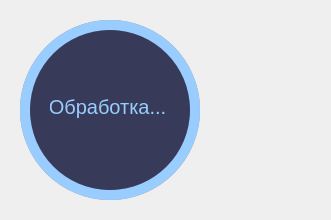
<?xml version="1.0" encoding="UTF-8"?>
<ui version="4.0">
 <class>SplashScreen</class>
 <widget class="QMainWindow" name="SplashScreen">
  <property name="geometry">
   <rect>
    <x>0</x>
    <y>0</y>
    <width>331</width>
    <height>220</height>
   </rect>
  </property>
  <property name="windowTitle">
   <string>MainWindow</string>
  </property>
  <widget class="QWidget" name="centralwidget">
   <widget class="QFrame" name="circularProgressBar">
    <property name="geometry">
     <rect>
      <x>10</x>
      <y>10</y>
      <width>200</width>
      <height>200</height>
     </rect>
    </property>
    <property name="font">
     <font/>
    </property>
    <property name="frameShape">
     <enum>QFrame::NoFrame</enum>
    </property>
    <property name="frameShadow">
     <enum>QFrame::Raised</enum>
    </property>
    <widget class="QFrame" name="circularProgress">
     <property name="geometry">
      <rect>
       <x>10</x>
       <y>10</y>
       <width>180</width>
       <height>180</height>
      </rect>
     </property>
     <property name="styleSheet">
      <string notr="true">QFrame {
	border-radius: 90px;
	background-color: rgb(153, 204, 255);
}</string>
     </property>
     <property name="frameShape">
      <enum>QFrame::NoFrame</enum>
     </property>
     <property name="frameShadow">
      <enum>QFrame::Raised</enum>
     </property>
     <widget class="QFrame" name="circularContainer">
      <property name="geometry">
       <rect>
        <x>10</x>
        <y>10</y>
        <width>160</width>
        <height>160</height>
       </rect>
      </property>
      <property name="styleSheet">
       <string notr="true">QFrame {
	border-radius: 80px;
	background-color: rgb(56, 58, 89);
}</string>
      </property>
      <property name="frameShape">
       <enum>QFrame::NoFrame</enum>
      </property>
      <property name="frameShadow">
       <enum>QFrame::Raised</enum>
      </property>
      <widget class="QLabel" name="loadingLabel">
       <property name="geometry">
        <rect>
         <x>20</x>
         <y>60</y>
         <width>115</width>
         <height>33</height>
        </rect>
       </property>
       <property name="font">
        <font>
         <pointsize>-1</pointsize>
        </font>
       </property>
       <property name="styleSheet">
        <string notr="true">color: rgb(153, 204, 255);
font-size: 20px;</string>
       </property>
       <property name="text">
        <string>Обработка...</string>
       </property>
       <property name="alignment">
        <set>Qt::AlignCenter</set>
       </property>
      </widget>
     </widget>
    </widget>
    <widget class="QFrame" name="circularBackground">
     <property name="geometry">
      <rect>
       <x>10</x>
       <y>10</y>
       <width>180</width>
       <height>180</height>
      </rect>
     </property>
     <property name="styleSheet">
      <string notr="true">QFrame {
	border-radius: 90px;
	background-color: rgba(43, 44, 52, 120);
}</string>
     </property>
     <property name="frameShape">
      <enum>QFrame::StyledPanel</enum>
     </property>
     <property name="frameShadow">
      <enum>QFrame::Raised</enum>
     </property>
    </widget>
    <zorder>circularBackground</zorder>
    <zorder>circularProgress</zorder>
   </widget>
  </widget>
 </widget>
 <resources/>
 <connections/>
</ui>
